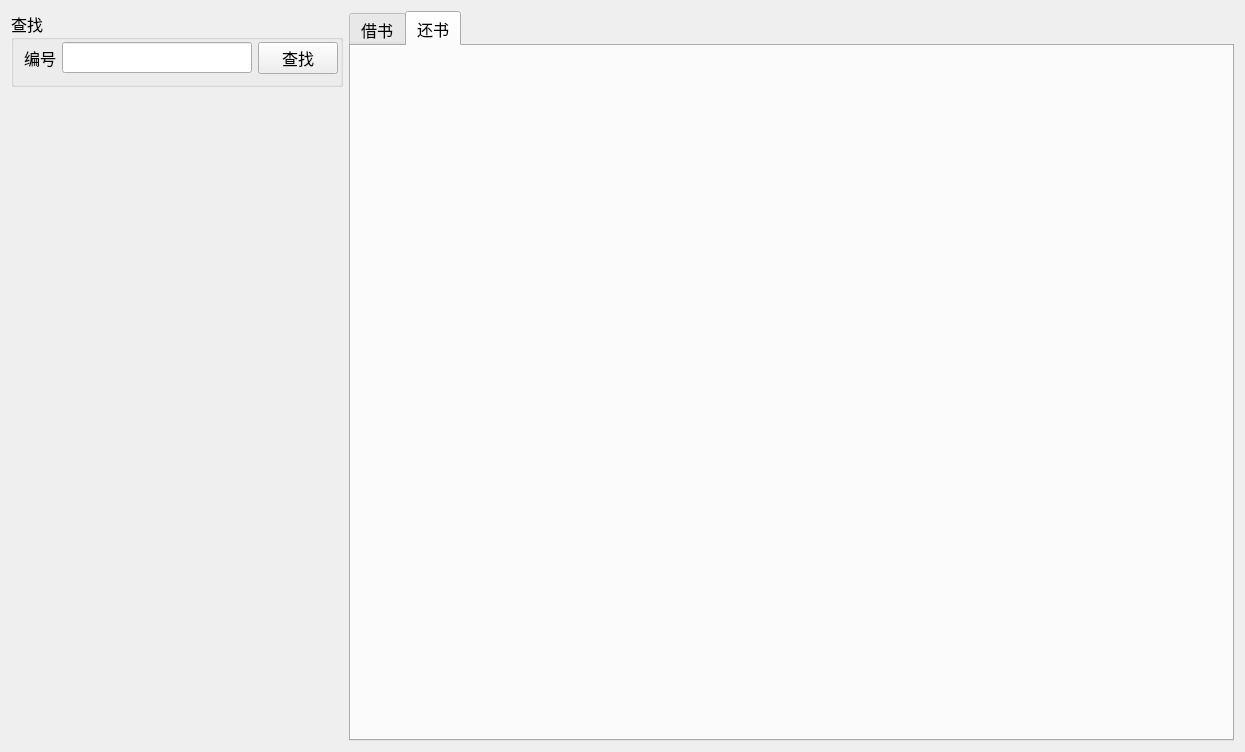
<?xml version="1.0" encoding="UTF-8"?>
<ui version="4.0">
 <class>BorrowWidget</class>
 <widget class="QWidget" name="BorrowWidget">
  <property name="geometry">
   <rect>
    <x>0</x>
    <y>0</y>
    <width>1245</width>
    <height>752</height>
   </rect>
  </property>
  <property name="font">
   <font>
    <family>微软雅黑</family>
    <pointsize>12</pointsize>
   </font>
  </property>
  <property name="windowTitle">
   <string>Form</string>
  </property>
  <layout class="QHBoxLayout" name="horizontalLayout" stretch="3,8">
   <item>
    <layout class="QVBoxLayout" name="verticalLayout" stretch="1,11">
     <item>
      <widget class="QGroupBox" name="group_find">
       <property name="title">
        <string>查找</string>
       </property>
       <layout class="QGridLayout" name="gridLayout">
        <property name="leftMargin">
         <number>10</number>
        </property>
        <property name="topMargin">
         <number>2</number>
        </property>
        <property name="rightMargin">
         <number>2</number>
        </property>
        <property name="bottomMargin">
         <number>10</number>
        </property>
        <item row="0" column="0">
         <widget class="QLabel" name="label">
          <property name="sizePolicy">
           <sizepolicy hsizetype="Preferred" vsizetype="Fixed">
            <horstretch>0</horstretch>
            <verstretch>0</verstretch>
           </sizepolicy>
          </property>
          <property name="text">
           <string>编号</string>
          </property>
         </widget>
        </item>
        <item row="0" column="1">
         <widget class="QLineEdit" name="lineEdit"/>
        </item>
        <item row="0" column="2">
         <widget class="QPushButton" name="pushButton">
          <property name="text">
           <string>查找</string>
          </property>
         </widget>
        </item>
       </layout>
      </widget>
     </item>
     <item>
      <widget class="ReaderInfo" name="reader" native="true"/>
     </item>
    </layout>
   </item>
   <item>
    <widget class="QTabWidget" name="tabWidget">
     <property name="currentIndex">
      <number>1</number>
     </property>
     <widget class="BookWidget" name="book">
      <attribute name="title">
       <string>借书</string>
      </attribute>
     </widget>
     <widget class="BorrowInfo" name="borrow">
      <attribute name="title">
       <string>还书</string>
      </attribute>
     </widget>
    </widget>
   </item>
  </layout>
 </widget>
 <customwidgets>
  <customwidget>
   <class>ReaderInfo</class>
   <extends>QWidget</extends>
   <header location="global">ReaderInfo.h</header>
   <container>1</container>
  </customwidget>
  <customwidget>
   <class>BookWidget</class>
   <extends>QWidget</extends>
   <header location="global">BookWidget.h</header>
   <container>1</container>
  </customwidget>
  <customwidget>
   <class>BorrowInfo</class>
   <extends>QWidget</extends>
   <header location="global">BorrowInfo.h</header>
   <container>1</container>
  </customwidget>
 </customwidgets>
 <resources/>
 <connections/>
</ui>
